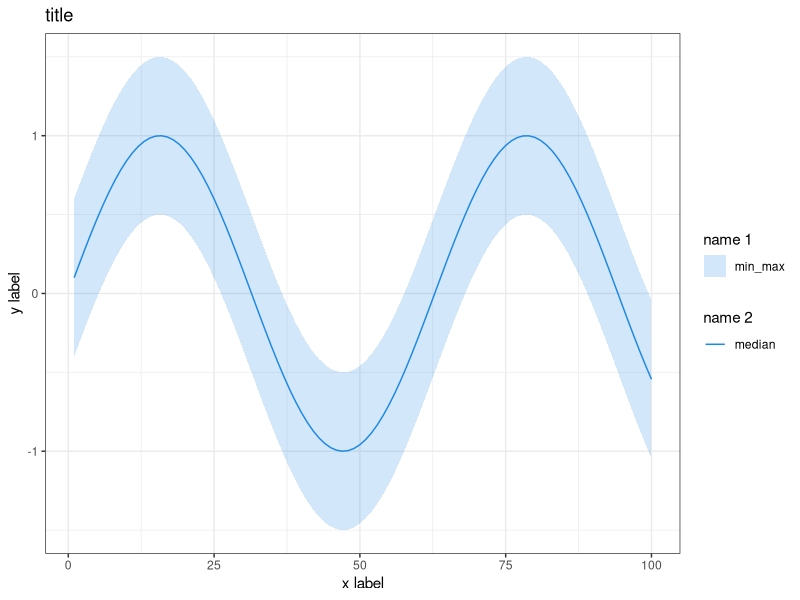
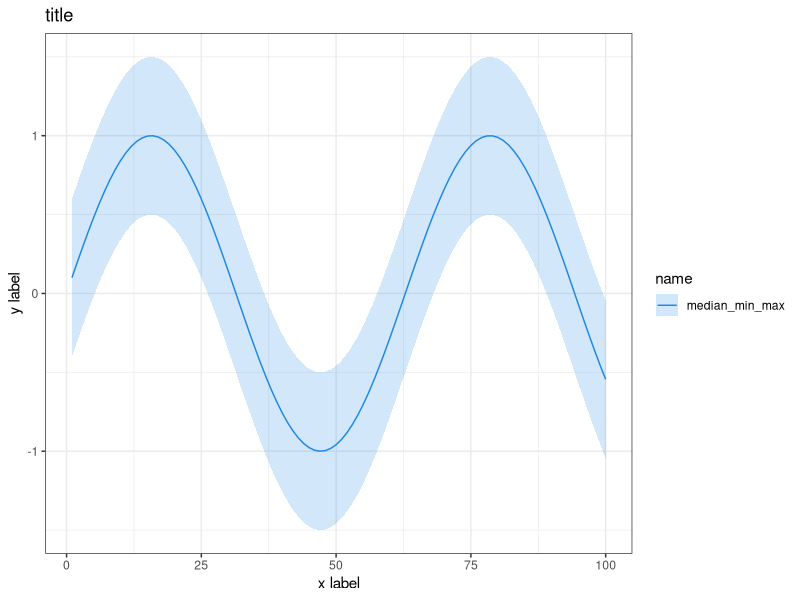
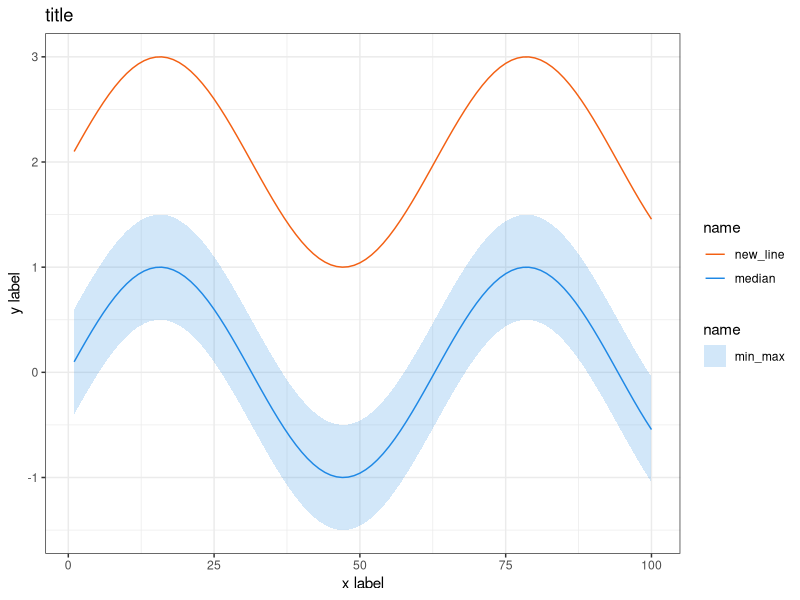
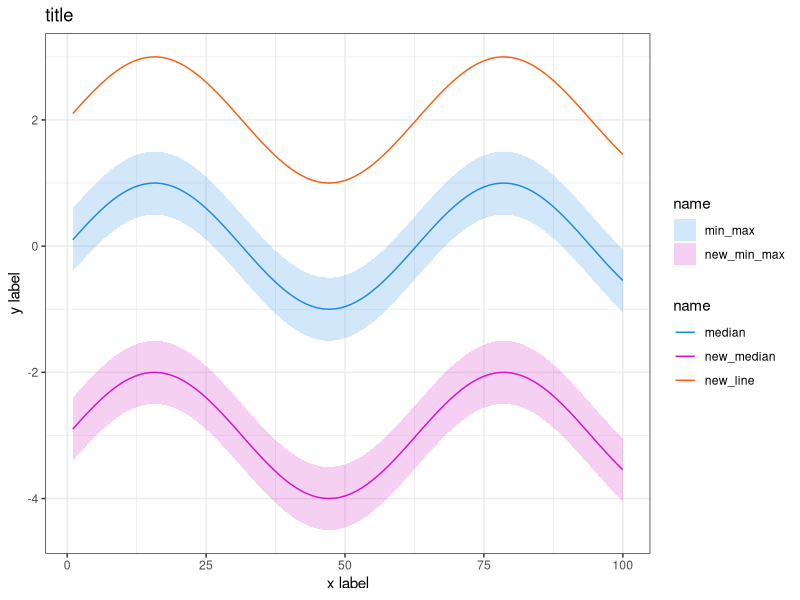
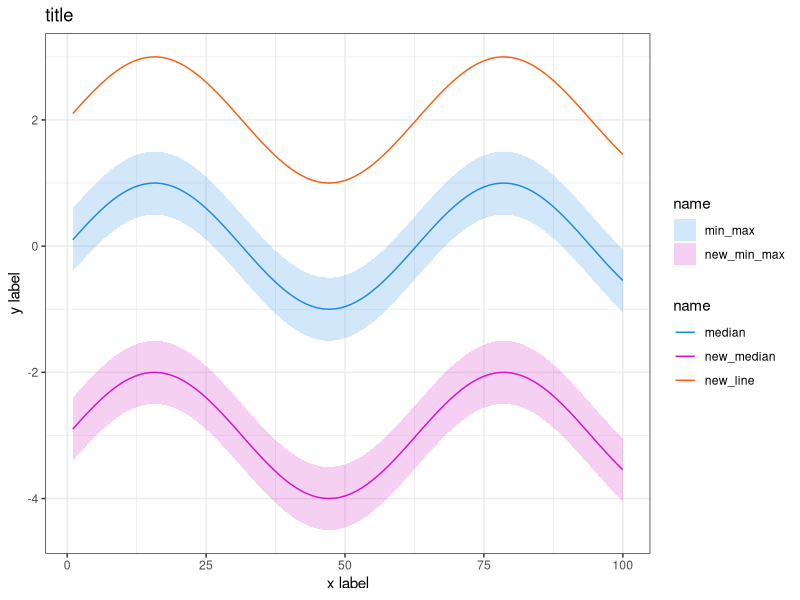

These charts were generated, in order, by the following R code:


# Link to this R code is in this video description
# Load required library
library(ggplot2)

# Create example data
values <- c(1:100)
data <- data.frame(time = values,
                   lower = sin(values/10) - 0.5,
                   upper = sin(values/10) + 0.5,
                   median = sin(values/10))


# Plot the confidence interval/uncertainty band + median line
ggplot(data = data) +
  geom_ribbon(aes(x = time, ymin = lower, ymax = upper, fill = "min_max"), 
              alpha = 0.2) +
  geom_line(aes(x = time, y = median, color = "median")) +
  scale_fill_manual(name = "name 1",
                    values = c("min_max" = "#1E88E5")) +
  scale_color_manual(name = "name 2",
                     values = c("median" = "#1E88E5")) +
  labs(title = "title", x = "x label", y = "y label") +
  theme_bw() + 
  theme(legend.position = "right")

# Merge legend together
ggplot(data = data) +
  geom_ribbon(aes(x = time, ymin = lower, ymax = upper, fill = "median_min_max"), 
              alpha = 0.2) +
  geom_line(aes(x = time, y = median, color = "median_min_max")) +
  scale_fill_manual(name = "name",
                    values = c("median_min_max" = "#1E88E5")) +
  scale_color_manual(name = "name",
                     values = c("median_min_max" = "#1E88E5")) +
  labs(title = "title", x = "x label", y = "y label") +
  theme_bw() +
  theme(legend.position = "right")

# add another line to the plot
ggplot(data = data) +
  geom_ribbon(aes(x = time, ymin = lower, ymax = upper, fill = "min_max"),
              alpha = 0.2) +
  geom_line(aes(x = time, y = median, color = "median")) +
  geom_line(aes(x = time, y = median + 2, color = "new_line")) +
  scale_fill_manual(name = "name",
                    values = c("min_max" = "#1E88E5")) +
  scale_color_manual(name = "name",
                     values = c("median" = "#1E88E5",
                                "new_line" = "#F36013"),
                     breaks = c("new_line", "median"))  +
  labs(title = "title", x = "x label", y = "y label") +
  theme_bw() +
  theme(legend.position = "right")


# add another uncertainty line
ggplot(data = data) +
  #
  geom_ribbon(aes(x = time, ymin = lower, ymax = upper, fill = "min_max"),
              alpha = 0.2) +
  geom_line(aes(x = time, y = median, color = "median")) +
  #
  geom_ribbon(aes(x = time, ymin = lower - 3, ymax = upper - 3, fill = "new_min_max"),
              alpha = 0.2) +
  geom_line(aes(x = time, y = median - 3, color = "new_median")) +
  #
  geom_line(aes(x = time, y = median + 2, color = "new_line")) +
  scale_fill_manual(name = "name",
                    values = c("min_max" = "#1E88E5",
                               "new_min_max" = "#d614c0")) +
  scale_color_manual(name = "name",
                     values = c("median" = "#1E88E5",
                                "new_median" = "#d614c0",
                                "new_line" = "#F36013"),
                     breaks = c("median", "new_median", "new_line"))  +
  labs(title = "title", x = "x label", y = "y label") +
  theme_bw() +
  theme(legend.position = "right")

#  
ggsave("C:/examples/plot.pdf", width = 4, height = 2)
